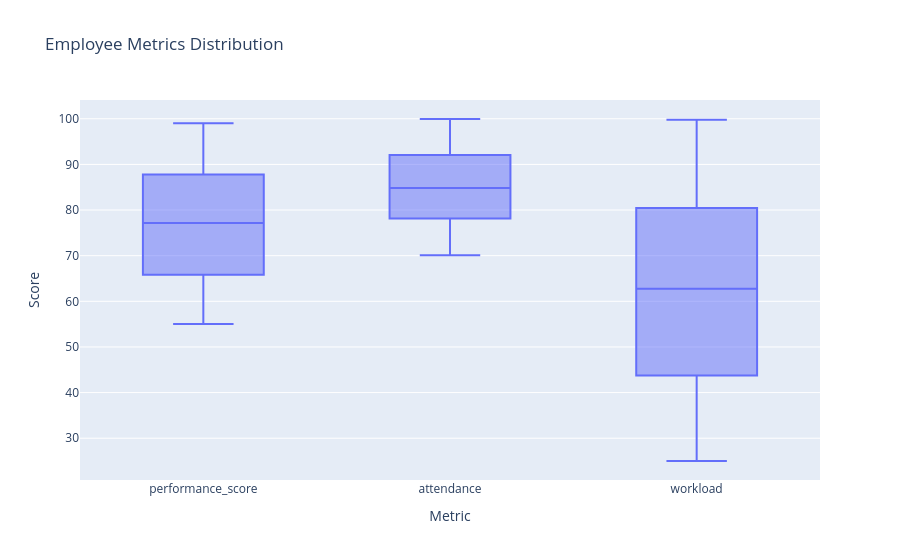

Notebook code cell kept with this figure:
### Code cell
fig = px.box(
    employees,
    y=['performance_score', 'attendance', 'workload'],
    title='Employee Metrics Distribution',
    labels={'value': 'Score', 'variable': 'Metric'}
)
fig.show()

### Figure 1 — Plotly figure (JSON) as saved in the notebook; plotly's stock layout.template omitted (floating-point values rounded to 4 significant figures; data arrays with more than 128 entries replaced by an {"elided": "..."} marker saying what was removed)
{"data": [{"alignmentgroup": "True", "hovertemplate": "Metric=%{x}<br>Score=%{y}<extra></extra>", "legendgroup": "", "marker": {"color": "#636efa"}, "name": "", "notched": false, "offsetgroup": "", "orientation": "v", "showlegend": false, "type": "box", "x": {"elided": "3600 str values"}, "x0": " ", "xaxis": "x", "y": {"elided": "3600 float values"}, "y0": " ", "yaxis": "y"}], "layout": {"boxmode": "group", "legend": {"tracegroupgap": 0}, "title": {"text": "Employee Metrics Distribution"}, "xaxis": {"anchor": "y", "domain": [0, 1], "title": {"text": "Metric"}}, "yaxis": {"anchor": "x", "domain": [0, 1], "title": {"text": "Score"}}}}
